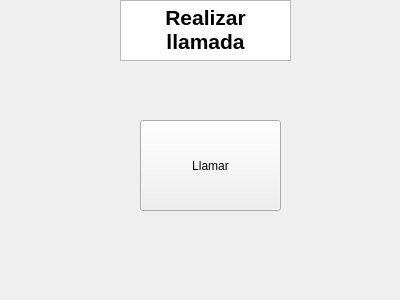
<?xml version="1.0" encoding="UTF-8"?>
<ui version="4.0">
 <class>Form</class>
 <widget class="QWidget" name="Form">
  <property name="geometry">
   <rect>
    <x>0</x>
    <y>0</y>
    <width>400</width>
    <height>300</height>
   </rect>
  </property>
  <property name="windowTitle">
   <string>Form</string>
  </property>
  <widget class="QTextEdit" name="textEdit">
   <property name="geometry">
    <rect>
     <x>120</x>
     <y>0</y>
     <width>171</width>
     <height>61</height>
    </rect>
   </property>
   <property name="html">
    <string>&lt;!DOCTYPE HTML PUBLIC &quot;-//W3C//DTD HTML 4.0//EN&quot; &quot;http://www.w3.org/TR/REC-html40/strict.dtd&quot;&gt;
&lt;html&gt;&lt;head&gt;&lt;meta name=&quot;qrichtext&quot; content=&quot;1&quot; /&gt;&lt;style type=&quot;text/css&quot;&gt;
p, li { white-space: pre-wrap; }
&lt;/style&gt;&lt;/head&gt;&lt;body style=&quot; font-family:'MS Shell Dlg 2'; font-size:8.25pt; font-weight:400; font-style:normal;&quot;&gt;
&lt;p align=&quot;center&quot; style=&quot; margin-top:0px; margin-bottom:0px; margin-left:0px; margin-right:0px; -qt-block-indent:0; text-indent:0px;&quot;&gt;&lt;span style=&quot; font-size:16pt; font-weight:600;&quot;&gt;Realizar llamada&lt;/span&gt;&lt;/p&gt;&lt;/body&gt;&lt;/html&gt;</string>
   </property>
  </widget>
  <widget class="QPushButton" name="pushButton">
   <property name="geometry">
    <rect>
     <x>140</x>
     <y>120</y>
     <width>141</width>
     <height>91</height>
    </rect>
   </property>
   <property name="text">
    <string>Llamar</string>
   </property>
  </widget>
 </widget>
 <resources/>
 <connections/>
</ui>
